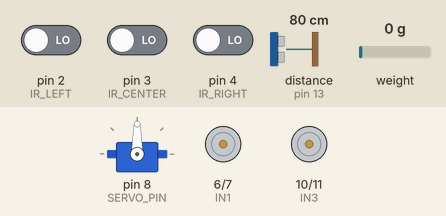
Recording of a sketch running on a simulated Arduino Uno, built with avr-gcc and run on an emulated ATmega328P. Parts: servo, motor-driver pin pairs drawn as motors (green arrow = first pin HIGH = forward, orange = second pin HIGH = backward, longer = more drive, scaled by the enable pin). Wiring (inferred from the names in the program): ultrasonic range finder: trigger pin 12; echo pin 13. The inputs (shaded band) are chosen by the test bench; at power-on: distance to the obstacle (sensor on pin 13) 80 cm, weight on the scale 0 g, pin 2 (IR_LEFT) LOW, pin 3 (IR_CENTER) LOW, pin 4 (IR_RIGHT) LOW. The echo pulse lasts 58.3 µs per cm.

Above: at 2.2 s.
2.3 s: distance to the obstacle (sensor on pin 13) set to 17 cm
4.1 s: distance to the obstacle (sensor on pin 13) set to 14 cm
7.1 s: weight on the scale set to 100 g
At 12.5 s:
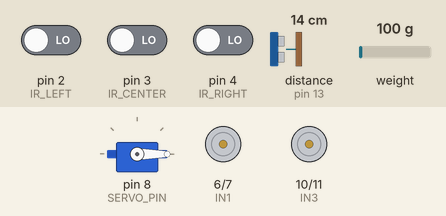
Timing chart, 0 to 20.8 s (numbered marks = the images above; inputs shaded):
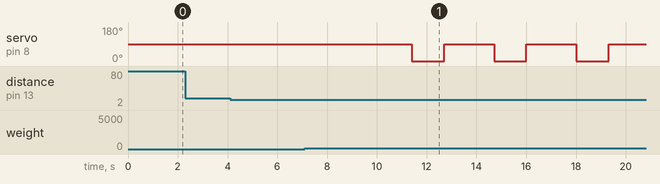

The sketch:

robot_code.ino
```cpp
#include <Servo.h>
#include "HX711.h"

#define ENA 5
#define IN1 6
#define IN2 7
#define ENB 9
#define IN3 10
#define IN4 11

#define IR_LEFT 2
#define IR_CENTER 3
#define IR_RIGHT 4

#define TRIG 12
#define ECHO 13

#define SERVO_PIN 8

#define LOADCELL_DOUT_PIN A1
#define LOADCELL_SCK_PIN A0

Servo myServo;
HX711 scale;

long distance;
float weight;

long readUltrasonic() {
  digitalWrite(TRIG, LOW);
  delayMicroseconds(2);
  digitalWrite(TRIG, HIGH);
  delayMicroseconds(10);
  digitalWrite(TRIG, LOW);
  return pulseIn(ECHO, HIGH) * 0.034 / 2;
}

void moveForward() {
  digitalWrite(IN1, HIGH);
  digitalWrite(IN2, LOW);
  digitalWrite(IN3, HIGH);
  digitalWrite(IN4, LOW);
}

void moveLeft() {
  digitalWrite(IN1, LOW);
  digitalWrite(IN2, HIGH);
  digitalWrite(IN3, HIGH);
  digitalWrite(IN4, LOW);
}

void moveRight() {
  digitalWrite(IN1, HIGH);
  digitalWrite(IN2, LOW);
  digitalWrite(IN3, LOW);
  digitalWrite(IN4, HIGH);
}

void stopMotors() {
  digitalWrite(IN1, LOW);
  digitalWrite(IN2, LOW);
  digitalWrite(IN3, LOW);
  digitalWrite(IN4, LOW);
}

void setup() {
  Serial.begin(9600);

  pinMode(ENA, OUTPUT);
  pinMode(IN1, OUTPUT);
  pinMode(IN2, OUTPUT);
  pinMode(ENB, OUTPUT);
  pinMode(IN3, OUTPUT);
  pinMode(IN4, OUTPUT);

  pinMode(IR_LEFT, INPUT);
  pinMode(IR_CENTER, INPUT);
  pinMode(IR_RIGHT, INPUT);

  pinMode(TRIG, OUTPUT);
  pinMode(ECHO, INPUT);

  myServo.attach(SERVO_PIN);

  scale.begin(LOADCELL_DOUT_PIN, LOADCELL_SCK_PIN);
  scale.set_scale();
  scale.tare();
}

void loop() {
  distance = readUltrasonic();
  weight = scale.get_units();

  if (distance < 15) {
    stopMotors();
    delay(500);
    moveRight();
    delay(700);
    moveForward();
  }
  else {
    int left = digitalRead(IR_LEFT);
    int center = digitalRead(IR_CENTER);
    int right = digitalRead(IR_RIGHT);

    if (center == HIGH && left == LOW && right == LOW) {
      moveForward();
    } else if (left == HIGH) {
      moveLeft();
    } else if (right == HIGH) {
      moveRight();
    } else {
      stopMotors();
    }
  }

  if (weight > 200) {
    stopMotors();
    myServo.write(90);
    delay(2000);
    myServo.write(0);
  }
}
```

Measured:
- after the input at 2.3 s, every drawn part: stays the same
- after the input at 7.1 s, servo on pin 8 (SERVO_PIN): alternates 90° for 2.0 s and 0° for 1.3 s, starting after 4.3 s
